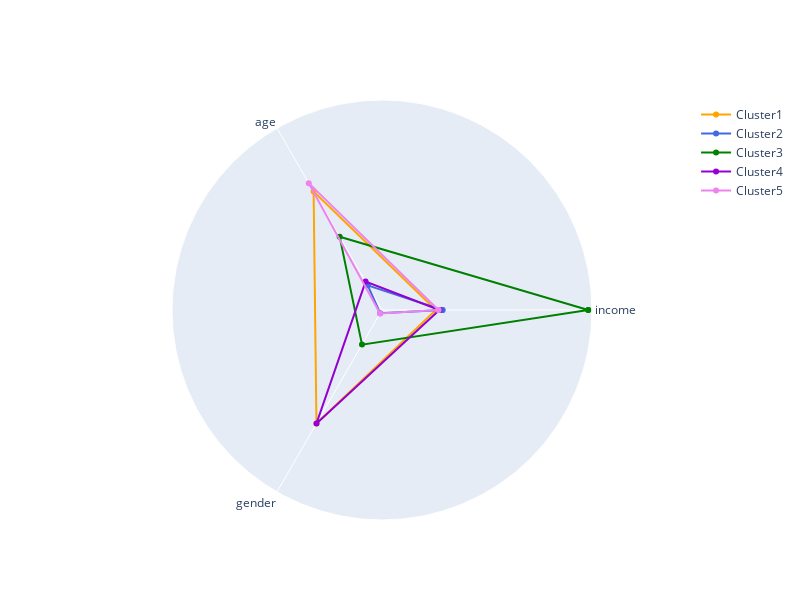

The cell this chart's notebook holds for it:
### Code cell
import plotly.graph_objects as go

fig = go.Figure()

for i in range(len(df_c)):
  rat = [*df_c[i].mean().values, df_c[i].mean().values[0]]
  cat = [*df_c[i].columns.values, df_c[i].columns.values[0]]
# fig = px.line_polar(data_frame=df_c1, r=df_c1.mean().values, theta=df_c1.columns.values, line_close=True)
  fig.add_trace(go.Scatterpolar(
      r=rat,
      theta=cat,
    #   fill='toself',
      name=f'Cluster{i+1}',
      line={'color': colors[i]}
  )
)

fig.update_layout(
  polar=dict(
    radialaxis=dict(
      visible=False,
    #   autorange=False
    )),
  showlegend=True,
  width=800, height=600
)
fig.show()

### Figure 1 — Plotly figure (JSON) as saved in the notebook; plotly's stock layout.template omitted (floating-point values rounded to 4 significant figures)
{"data": [{"line": {"color": "orange"}, "name": "Cluster1", "r": [-0.3344, 0.9785, 0.8874, -0.3344], "theta": ["income", "age", "gender", "income"], "type": "scatterpolar"}, {"line": {"color": "royalblue"}, "name": "Cluster2", "r": [-0.2296, -0.736, -1.128, -0.2296], "theta": ["income", "age", "gender", "income"], "type": "scatterpolar"}, {"line": {"color": "green"}, "name": "Cluster3", "r": [2.078, 0.1531, -0.5542, 2.078], "theta": ["income", "age", "gender", "income"], "type": "scatterpolar"}, {"line": {"color": "darkviolet"}, "name": "Cluster4", "r": [-0.2784, -0.6674, 0.8865, -0.2784], "theta": ["income", "age", "gender", "income"], "type": "scatterpolar"}, {"line": {"color": "violet"}, "name": "Cluster5", "r": [-0.293, 1.131, -1.125, -0.293], "theta": ["income", "age", "gender", "income"], "type": "scatterpolar"}], "layout": {"height": 600, "polar": {"radialaxis": {"visible": false}}, "showlegend": true, "width": 800}}
